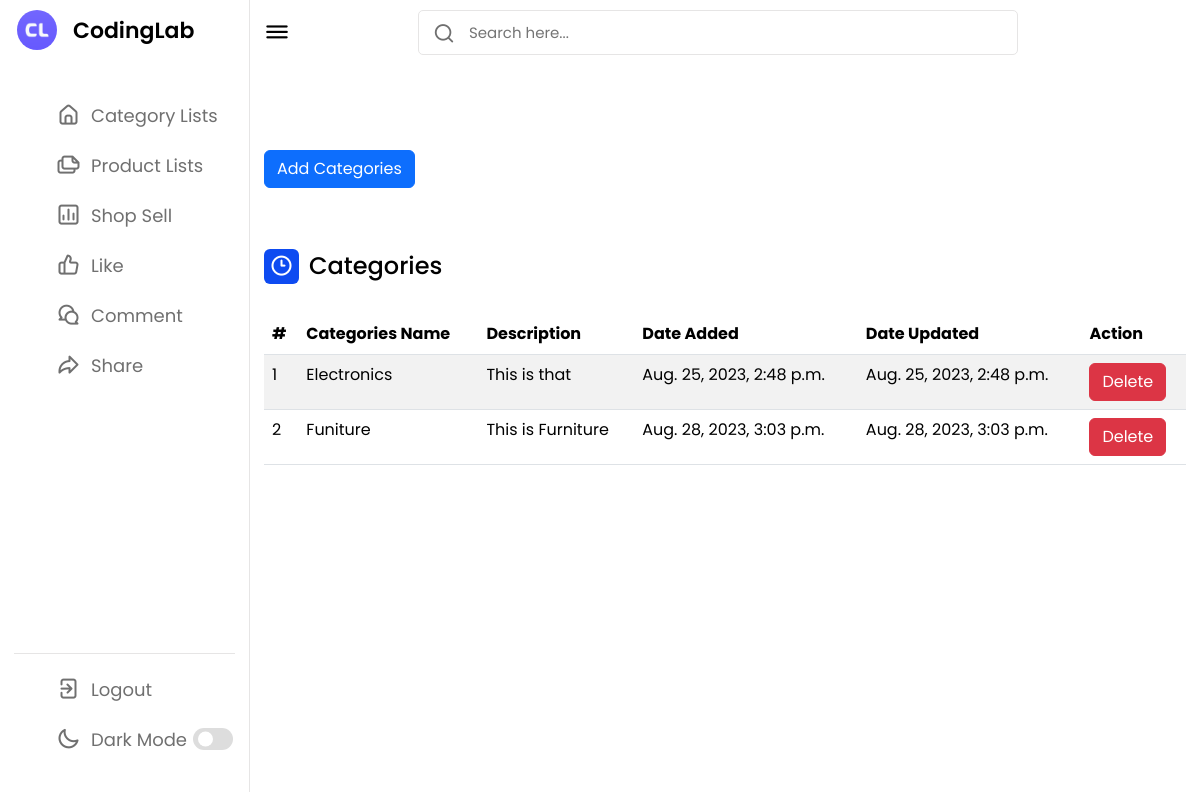
The page /category_list/ on the database its author committed.
### main/models.py (models this page shows, shortened)
class Category(models.Model):
    category_name = models.CharField(max_length=100)
    description = models.TextField()
    date_added = models.DateTimeField(auto_now_add=True)
    date_updated = models.DateTimeField(auto_now=True)

### main/views.py (the view)
# urls.py: path('category_list/', views.category_list, name='category_list'),
def category_list(request):
    queryset = Category.objects.all()
    if request.method == "POST":       # Add Categories
        formbb = CategoryForm(request.POST or None)
        if formbb.is_valid():
            formbb.save()
        return redirect('category_list')
    else:
        formbb = CategoryForm()
    context = {
        "queryset":queryset,
        "formbb": formbb,
    }
    return render(request, "category_list.html", context)

### main/forms.py (shortened to what this page needs)
class CategoryForm(forms.ModelForm):
    class Meta:
        model = Category
        fields = ['category_name', 'description']

### main/templates/category_list.html (shortened to what this page needs)
{% load static %}
{% load crispy_forms_tags %}
<!DOCTYPE html>
<html lang="en">
    <head>
        <link rel="stylesheet" href="{% static 'css/style.css' %}">
        <link rel="stylesheet" href="https://unicons.iconscout.com/release/v4.0.0/css/line.css">
        <link href="https://cdn.jsdelivr.net/npm/bootstrap@5.3.1/dist/css/bootstrap.min.css" rel="stylesheet">
    </head>
    <body>
        <nav>
            <div class="logo-name">
                <div class="logo-image">
                    <img src="{% static 'images/logo.png' %}" alt="">
                </div>
                <span class="logo_name">CodingLab</span>
            </div>
            <div class="menu-items">
                <ul class="nav-links">
                    <li><a href="{% url 'category_list'%}">
                        <i class="uil uil-estate"></i>
                        <span class="link-name">Category Lists</span></a>
                    </li>
                    <li><a href="{% url 'product_list'%}">
                        <i class="uil uil-files-landscapes"></i>
                        <span class="link-name">Product Lists</span></a>
                    </li>
                    <li><a href="{% url 'shop_sell'%}">
                        <i class="uil uil-chart"></i>
                        <span class="link-name">Shop Sell</span></a>
                    </li>
                    <li><a href="#">
                        <i class="uil uil-thumbs-up"></i>
                        <span class="link-name">Like</span></a>
                    </li>
                    <li><a href="#">
                        <i class="uil uil-comments"></i>
                        <span class="link-name">Comment</span></a>
                    </li>
                    <li><a href="#">
                        <i class="uil uil-share"></i>
                        <span class="link-name">Share</span></a>
                    </li>
                </ul>
                <ul class="logout-mode">
                    <li><a href="#">
                        <i class="uil uil-signout"></i>
                        <span class="link-name">Logout</span>
                    </a></li>
                    <li class="mode">
                        <a href="#">
                            <i class="uil uil-moon"></i>
                        <span class="link-name">Dark Mode</span>
                    </a>
                    <div class="mode-toggle">
                    <span class="switch"></span>
                    </div>
                </li>
                </ul>
            </div>
        </nav>
        <section class="dashboard">
            <div class="top">
                    <i class="uil uil-bars sidebar-toggle"></i>
                    <div class="search-box">
                        <i class="uil uil-search"></i>
                        <input type="text" placeholder="Search here...">
                    </div>
            </div>
            <div class="dash-content">
                <div class="overview">
                    <button type="button" class="btn btn-primary" data-bs-toggle="modal" data-bs-target="#exampleModal" id="po">
                        Add Categories
                    </button>
                </div>
                <div class="activity">
                    <div class="title">
                        <i class="uil uil-clock-three"></i>
                        <span class="text">Categories</span>
                    </div>
                    <div class="activity-data">
                        <table class="table table-striped table-hover">
                            <thead>
                                <tr>
                                <th scope="col">#</th>
                                <th scope="col">Categories Name</th>
                                <th scope="col">Description</th>
                                <th scope="col">Date Added</th>
                                <th scope="col">Date Updated</th>
                                <th scope="col">Action</th>
                                </tr>
                            </thead>
                            <tbody>
                                {% for instance in queryset %}
                                <tr>
                                    <td>{{forloop.counter}}</td>
                                    <td>{{instance.category_name}}</td>
                                    <td>{{instance.description}}</a></td>
                                    <td>{{instance.date_added}}</a></td>
                                    <td>{{instance.date_updated}}</td>
                                    <td> <button type="button" class="btn btn-danger" data-bs-toggle="modal" data-bs-target="#deleteCategoryModal{{ instance.pk}}">
                                        Delete
                                    </button>
                                </tr>
                                {% endfor %}
                            </tbody>
                        </table>
                    </div>
                </div>
            </div>
        </section>
    </body>
</html>

### static/css/style.css (style rules this page uses)
* { margin: 0; padding: 0; box-sizing: border-box; font-family: 'Poppins', sans-serif; }
:root { --primary-color: #0E4BF1; --panel-color: #FFF; --text-color: #000; --black-light-color: #707070; --border-color: #e6e5e5; --toggle-color: #DDD; --box1-color: #4DA3FF; --box2-color: #FFE6AC; --box3-color: #E7D1FC; --title-icon-color: #fff; --tran-05: all 0.5s ease; --tran-03: all 0.3s ease; --tran-03: all 0.2s ease; }
body { min-height: 100vh; background-color: var(--primary-color); }
nav { position: fixed; top: 0; left: 0; height: 100%; width: 250px; padding: 10px 14px; background-color: var(--panel-color); border-right: 1px solid var(--border-color); transition: var(--tran-05); }
nav .logo-name { display: flex; align-items: center; }
nav .logo-image { display: flex; justify-content: center; min-width: 45px; }
nav .logo-image img { width: 40px; object-fit: cover; border-radius: 50%; }
nav .logo-name .logo_name { font-size: 22px; font-weight: 600; color: var(--text-color); margin-left: 14px; transition: var(--tran-05); }
nav .menu-items { margin-top: 40px; height: calc(100% - 90px); display: flex; flex-direction: column; justify-content: space-between; }
.menu-items li { list-style: none; }
.menu-items li a { display: flex; align-items: center; height: 50px; text-decoration: none; position: relative; }
.menu-items li a i { font-size: 24px; min-width: 45px; height: 100%; display: flex; align-items: center; justify-content: center; color: var(--black-light-color); }
.menu-items li a .link-name { font-size: 18px; font-weight: 400; color: var(--black-light-color); transition: var(--tran-05); }
.menu-items .logout-mode { padding-top: 10px; border-top: 1px solid var(--border-color); }
.menu-items .mode { display: flex; align-items: center; white-space: nowrap; }
.menu-items .mode-toggle { position: absolute; right: 14px; height: 50px; min-width: 45px; display: flex; align-items: center; justify-content: center; cursor: pointer; }
.mode-toggle .switch { position: relative; display: inline-block; height: 22px; width: 40px; border-radius: 25px; background-color: var(--toggle-color); }
.switch:before { content: ""; position: absolute; left: 5px; top: 50%; transform: translateY(-50%); height: 15px; width: 15px; background-color: var(--panel-color); border-radius: 50%; transition: var(--tran-03); }
.dashboard { position: relative; left: 250px; background-color: var(--panel-color); min-height: 100vh; width: calc(100% - 250px); padding: 10px 14px; transition: var(--tran-05); }
.dashboard .top { position: fixed; top: 0; left: 250px; display: flex; width: calc(100% - 250px); justify-content: space-between; align-items: center; padding: 10px 14px; background-color: var(--panel-color); transition: var(--tran-05); z-index: 10; }
.dashboard .top .sidebar-toggle { font-size: 26px; color: var(--text-color); cursor: pointer; }
.dashboard .top .search-box { position: relative; height: 45px; max-width: 600px; width: 100%; margin: 0 30px; }
.top .search-box input { position: absolute; border: 1px solid var(--border-color); background-color: var(--panel-color); padding: 0 25px 0 50px; border-radius: 5px; height: 100%; width: 100%; color: var(--text-color); font-size: 15px; font-weight: 400; outline: none; }
.top .search-box i { position: absolute; left: 15px; font-size: 22px; z-index: 10; top: 50%; transform: translateY(-50%); color: var(--black-light-color); }
.dashboard .dash-content { padding-top: 50px; }
.dash-content .title { display: flex; align-items: center; margin: 60px 0 30px 0; }
.dash-content .title i { position: relative; height: 35px; width: 35px; background-color: var(--primary-color); border-radius: 6px; color: var(--title-icon-color); display: flex; align-items: center; justify-content: center; font-size: 24px; }
.dash-content .title .text { font-size: 24px; font-weight: 500; color: var(--text-color); margin-left: 10px; }
.dash-content .activity .activity-data { display: flex; justify-content: space-between; align-items: center; width: 100%; }
.activity .activity-data { display: flex; }

### rows shown on the page
Category: category_name "Electronics", description "This is that", date_added "Aug. 25, 2023, 2:48 p.m.", date_updated "Aug. 25, 2023, 2:48 p.m."
Category: category_name "Funiture", description "This is Furniture", date_added "Aug. 28, 2023, 3:03 p.m.", date_updated "Aug. 28, 2023, 3:03 p.m."
